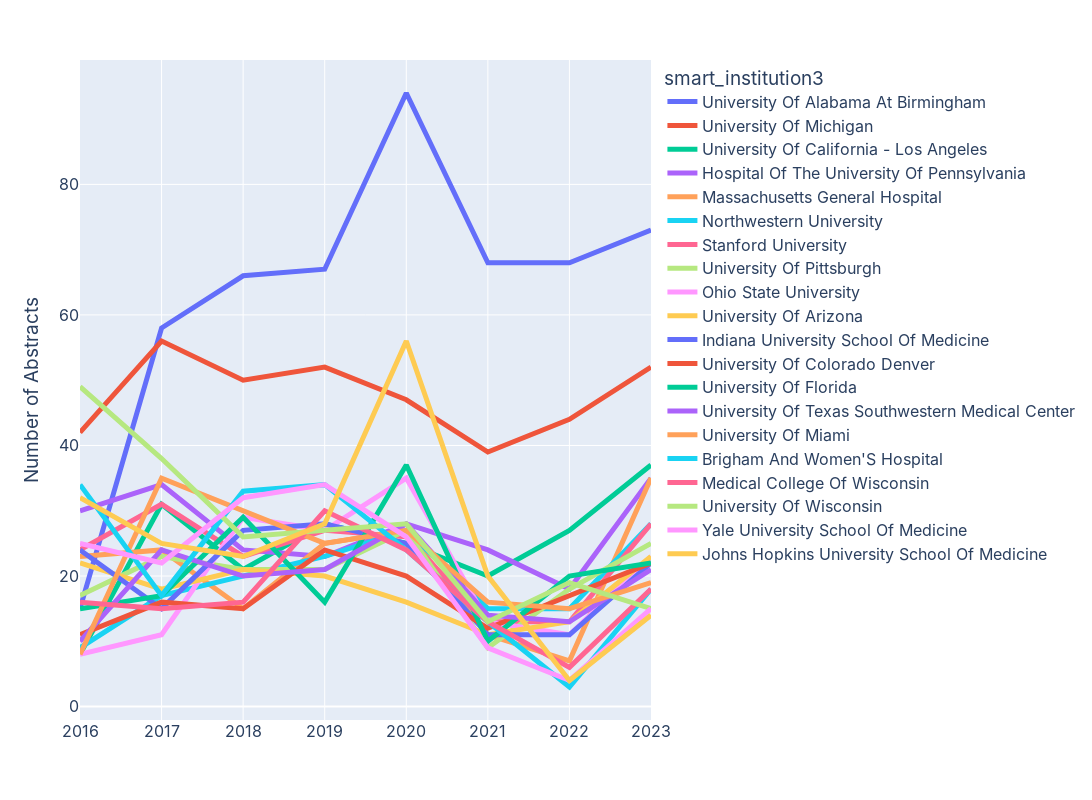

Notebook code for this chart:
### Code cell
fig = px.line(df_subset, x="year", y="count", color='smart_institution3',
labels = dict(year='', count='Number of Abstracts', smart_institution2 = 'Institution'))
fig.update_layout(width=1500, height=800)

# fig.for_each_trace(lambda t: t.update(name = d[t.name]))

fig.update_layout(
    width=1400,
    height=800,
    font=dict(
        family="Inter",
        size=16))

fig.update_traces(line=dict(width=5))

# fig.write_image('years.svg')

fig.show()

### Figure 1 — Plotly figure (JSON) as saved in the notebook; plotly's stock layout.template omitted (floating-point values rounded to 4 significant figures)
{"data": [{"hovertemplate": "smart_institution3=University Of Alabama At Birmingham<br>=%{x}<br>Number of Abstracts=%{y}<extra></extra>", "legendgroup": "University Of Alabama At Birmingham", "line": {"color": "#636efa", "dash": "solid", "width": 5}, "marker": {"symbol": "circle"}, "mode": "lines", "name": "University Of Alabama At Birmingham", "orientation": "v", "showlegend": true, "type": "scatter", "x": [2023, 2022, 2021, 2020, 2019, 2018, 2017, 2016], "xaxis": "x", "y": [73, 68, 68, 94, 67, 66, 58, 15], "yaxis": "y"}, {"hovertemplate": "smart_institution3=University Of Michigan<br>=%{x}<br>Number of Abstracts=%{y}<extra></extra>", "legendgroup": "University Of Michigan", "line": {"color": "#EF553B", "dash": "solid", "width": 5}, "marker": {"symbol": "circle"}, "mode": "lines", "name": "University Of Michigan", "orientation": "v", "showlegend": true, "type": "scatter", "x": [2023, 2022, 2021, 2020, 2019, 2018, 2017, 2016], "xaxis": "x", "y": [52, 44, 39, 47, 52, 50, 56, 42], "yaxis": "y"}, {"hovertemplate": "smart_institution3=University Of California - Los Angeles<br>=%{x}<br>Number of Abstracts=%{y}<extra></extra>", "legendgroup": "University Of California - Los Angeles", "line": {"color": "#00cc96", "dash": "solid", "width": 5}, "marker": {"symbol": "circle"}, "mode": "lines", "name": "University Of California - Los Angeles", "orientation": "v", "showlegend": true, "type": "scatter", "x": [2023, 2022, 2021, 2020, 2019, 2018, 2017, 2016], "xaxis": "x", "y": [37, 27, 20, 25, 28, 21, 31, 8], "yaxis": "y"}, {"hovertemplate": "smart_institution3=Hospital Of The University Of Pennsylvania<br>=%{x}<br>Number of Abstracts=%{y}<extra></extra>", "legendgroup": "Hospital Of The University Of Pennsylvania", "line": {"color": "#ab63fa", "dash": "solid", "width": 5}, "marker": {"symbol": "circle"}, "mode": "lines", "name": "Hospital Of The University Of Pennsylvania", "orientation": "v", "showlegend": true, "type": "scatter", "x": [2023, 2022, 2021, 2020, 2019, 2018, 2017, 2016], "xaxis": "x", "y": [35, 18, 24, 28, 23, 24, 34, 30], "yaxis": "y"}, {"hovertemplate": "smart_institution3=Massachusetts General Hospital<br>=%{x}<br>Number of Abstracts=%{y}<extra></extra>", "legendgroup": "Massachusetts General Hospital", "line": {"color": "#FFA15A", "dash": "solid", "width": 5}, "marker": {"symbol": "circle"}, "mode": "lines", "name": "Massachusetts General Hospital", "orientation": "v", "showlegend": true, "type": "scatter", "x": [2023, 2022, 2021, 2020, 2019, 2018, 2017, 2016], "xaxis": "x", "y": [35, 7, 11, 27, 25, 15, 24, 23], "yaxis": "y"}, {"hovertemplate": "smart_institution3=Northwestern University<br>=%{x}<br>Number of Abstracts=%{y}<extra></extra>", "legendgroup": "Northwestern University", "line": {"color": "#19d3f3", "dash": "solid", "width": 5}, "marker": {"symbol": "circle"}, "mode": "lines", "name": "Northwestern University", "orientation": "v", "showlegend": true, "type": "scatter", "x": [2023, 2022, 2021, 2020, 2019, 2018, 2017, 2016], "xaxis": "x", "y": [28, 15, 15, 27, 23, 20, 17, 9], "yaxis": "y"}, {"hovertemplate": "smart_institution3=Stanford University<br>=%{x}<br>Number of Abstracts=%{y}<extra></extra>", "legendgroup": "Stanford University", "line": {"color": "#FF6692", "dash": "solid", "width": 5}, "marker": {"symbol": "circle"}, "mode": "lines", "name": "Stanford University", "orientation": "v", "showlegend": true, "type": "scatter", "x": [2023, 2022, 2021, 2020, 2019, 2018, 2017, 2016], "xaxis": "x", "y": [28, 13, 13, 26, 27, 23, 31, 24], "yaxis": "y"}, {"hovertemplate": "smart_institution3=University Of Pittsburgh<br>=%{x}<br>Number of Abstracts=%{y}<extra></extra>", "legendgroup": "University Of Pittsburgh", "line": {"color": "#B6E880", "dash": "solid", "width": 5}, "marker": {"symbol": "circle"}, "mode": "lines", "name": "University Of Pittsburgh", "orientation": "v", "showlegend": true, "type": "scatter", "x": [2023, 2022, 2021, 2020, 2019, 2018, 2017, 2016], "xaxis": "x", "y": [25, 18, 9, 27, 21, 21, 23, 17], "yaxis": "y"}, {"hovertemplate": "smart_institution3=Ohio State University<br>=%{x}<br>Number of Abstracts=%{y}<extra></extra>", "legendgroup": "Ohio State University", "line": {"color": "#FF97FF", "dash": "solid", "width": 5}, "marker": {"symbol": "circle"}, "mode": "lines", "name": "Ohio State University", "orientation": "v", "showlegend": true, "type": "scatter", "x": [2023, 2022, 2021, 2020, 2019, 2018, 2017, 2016], "xaxis": "x", "y": [23, 11, 13, 35, 27, 29, 11, 8], "yaxis": "y"}, {"hovertemplate": "smart_institution3=University Of Arizona<br>=%{x}<br>Number of Abstracts=%{y}<extra></extra>", "legendgroup": "University Of Arizona", "line": {"color": "#FECB52", "dash": "solid", "width": 5}, "marker": {"symbol": "circle"}, "mode": "lines", "name": "University Of Arizona", "orientation": "v", "showlegend": true, "type": "scatter", "x": [2023, 2022, 2021, 2020, 2019, 2018, 2017, 2016], "xaxis": "x", "y": [23, 13, 11, 16, 20, 21, 18, 22], "yaxis": "y"}, {"hovertemplate": "smart_institution3=Indiana University School Of Medicine<br>=%{x}<br>Number of Abstracts=%{y}<extra></extra>", "legendgroup": "Indiana University School Of Medicine", "line": {"color": "#636efa", "dash": "solid", "width": 5}, "marker": {"symbol": "circle"}, "mode": "lines", "name": "Indiana University School Of Medicine", "orientation": "v", "showlegend": true, "type": "scatter", "x": [2023, 2022, 2021, 2020, 2019, 2018, 2017, 2016], "xaxis": "x", "y": [22, 11, 11, 25, 28, 27, 15, 24], "yaxis": "y"}, {"hovertemplate": "smart_institution3=University Of Colorado Denver<br>=%{x}<br>Number of Abstracts=%{y}<extra></extra>", "legendgroup": "University Of Colorado Denver", "line": {"color": "#EF553B", "dash": "solid", "width": 5}, "marker": {"symbol": "circle"}, "mode": "lines", "name": "University Of Colorado Denver", "orientation": "v", "showlegend": true, "type": "scatter", "x": [2023, 2022, 2021, 2020, 2019, 2018, 2017, 2016], "xaxis": "x", "y": [22, 17, 12, 20, 24, 15, 16, 11], "yaxis": "y"}, {"hovertemplate": "smart_institution3=University Of Florida<br>=%{x}<br>Number of Abstracts=%{y}<extra></extra>", "legendgroup": "University Of Florida", "line": {"color": "#00cc96", "dash": "solid", "width": 5}, "marker": {"symbol": "circle"}, "mode": "lines", "name": "University Of Florida", "orientation": "v", "showlegend": true, "type": "scatter", "x": [2023, 2022, 2021, 2020, 2019, 2018, 2017, 2016], "xaxis": "x", "y": [22, 20, 10, 37, 16, 29, 17, 15], "yaxis": "y"}, {"hovertemplate": "smart_institution3=University Of Texas Southwestern Medical Center<br>=%{x}<br>Number of Abstracts=%{y}<extra></extra>", "legendgroup": "University Of Texas Southwestern Medical Center", "line": {"color": "#ab63fa", "dash": "solid", "width": 5}, "marker": {"symbol": "circle"}, "mode": "lines", "name": "University Of Texas Southwestern Medical Center", "orientation": "v", "showlegend": true, "type": "scatter", "x": [2023, 2022, 2021, 2020, 2019, 2018, 2017, 2016], "xaxis": "x", "y": [21, 13, 14, 28, 21, 20, 24, 10], "yaxis": "y"}, {"hovertemplate": "smart_institution3=University Of Miami<br>=%{x}<br>Number of Abstracts=%{y}<extra></extra>", "legendgroup": "University Of Miami", "line": {"color": "#FFA15A", "dash": "solid", "width": 5}, "marker": {"symbol": "circle"}, "mode": "lines", "name": "University Of Miami", "orientation": "v", "showlegend": true, "type": "scatter", "x": [2023, 2022, 2021, 2020, 2019, 2018, 2017, 2016], "xaxis": "x", "y": [19, 15, 16, 27, 25, 30, 35, 8], "yaxis": "y"}, {"hovertemplate": "smart_institution3=Brigham And Women'S Hospital<br>=%{x}<br>Number of Abstracts=%{y}<extra></extra>", "legendgroup": "Brigham And Women'S Hospital", "line": {"color": "#19d3f3", "dash": "solid", "width": 5}, "marker": {"symbol": "circle"}, "mode": "lines", "name": "Brigham And Women'S Hospital", "orientation": "v", "showlegend": true, "type": "scatter", "x": [2023, 2022, 2021, 2020, 2019, 2018, 2017, 2016], "xaxis": "x", "y": [18, 3, 13, 24, 34, 33, 17, 34], "yaxis": "y"}, {"hovertemplate": "smart_institution3=Medical College Of Wisconsin<br>=%{x}<br>Number of Abstracts=%{y}<extra></extra>", "legendgroup": "Medical College Of Wisconsin", "line": {"color": "#FF6692", "dash": "solid", "width": 5}, "marker": {"symbol": "circle"}, "mode": "lines", "name": "Medical College Of Wisconsin", "orientation": "v", "showlegend": true, "type": "scatter", "x": [2023, 2022, 2021, 2020, 2019, 2018, 2017, 2016], "xaxis": "x", "y": [18, 6, 13, 24, 30, 16, 15, 16], "yaxis": "y"}, {"hovertemplate": "smart_institution3=University Of Wisconsin<br>=%{x}<br>Number of Abstracts=%{y}<extra></extra>", "legendgroup": "University Of Wisconsin", "line": {"color": "#B6E880", "dash": "solid", "width": 5}, "marker": {"symbol": "circle"}, "mode": "lines", "name": "University Of Wisconsin", "orientation": "v", "showlegend": true, "type": "scatter", "x": [2023, 2022, 2021, 2020, 2019, 2018, 2017, 2016], "xaxis": "x", "y": [15, 19, 13, 28, 27, 26, 38, 49], "yaxis": "y"}, {"hovertemplate": "smart_institution3=Yale University School Of Medicine<br>=%{x}<br>Number of Abstracts=%{y}<extra></extra>", "legendgroup": "Yale University School Of Medicine", "line": {"color": "#FF97FF", "dash": "solid", "width": 5}, "marker": {"symbol": "circle"}, "mode": "lines", "name": "Yale University School Of Medicine", "orientation": "v", "showlegend": true, "type": "scatter", "x": [2023, 2022, 2021, 2020, 2019, 2018, 2017, 2016], "xaxis": "x", "y": [15, 4, 9, 26, 34, 32, 22, 25], "yaxis": "y"}, {"hovertemplate": "smart_institution3=Johns Hopkins University School Of Medicine<br>=%{x}<br>Number of Abstracts=%{y}<extra></extra>", "legendgroup": "Johns Hopkins University School Of Medicine", "line": {"color": "#FECB52", "dash": "solid", "width": 5}, "marker": {"symbol": "circle"}, "mode": "lines", "name": "Johns Hopkins University School Of Medicine", "orientation": "v", "showlegend": true, "type": "scatter", "x": [2023, 2022, 2021, 2020, 2019, 2018, 2017, 2016], "xaxis": "x", "y": [14, 4, 20, 56, 28, 23, 25, 32], "yaxis": "y"}], "layout": {"font": {"family": "Inter", "size": 16}, "height": 800, "legend": {"title": {"text": "smart_institution3"}, "tracegroupgap": 0}, "margin": {"t": 60}, "width": 1400, "xaxis": {"anchor": "y", "domain": [0, 1], "title": {"text": ""}}, "yaxis": {"anchor": "x", "domain": [0, 1], "title": {"text": "Number of Abstracts"}}}}
